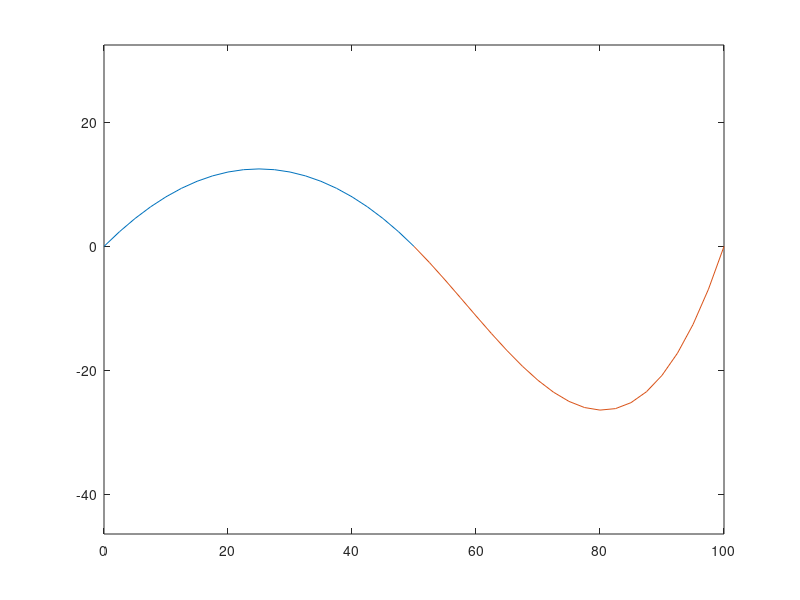

Here is the MATLAB script that generated this plot:
clc
clear
close all

% Define the paramters here. 
% (variable)x is x-coordinate of the variable.
% (variable)y is the y-coordinate of the variable.
p0x = 0;    p0y = 0;
dp0x = 50;   dp0y = 50;

p1x = 50;    p1y = 0;
dp1x = 50;   dp1y = -50;

p2x = 100;    p2y = 0;


% Calculation for the tangent vector at point 2.
dp2x = 3*p2x - 3*p0x - dp0x - 4* dp1x;
dp2y = 3*p2y - 3*p0y - dp0y - 4* dp1y;



% Parameters for plotting Hermite curve.
u = (0:0.05:1)';

p = [u.^3 u.^2 u ones(length(u),1);];

M_hermite = [
    2   -2  1   1
    -3  3   -2  -1
    0   0   1   0
    1   0   0   0];


% Hermite curve 1
X = [p0x; p1x; dp0x; dp1x];
Y = [p0y; p1y; dp0y; dp1y];

x = p * M_hermite * X;
y = p * M_hermite * Y;

plot(x,y);
hold on;


% Hermite curve 2
X = [p1x; p2x; dp1x; dp2x];
Y = [p1y; p2y; dp1y; dp2y];

x = p * M_hermite * X;
y = p * M_hermite * Y;

plot(x,y);
axis equal;